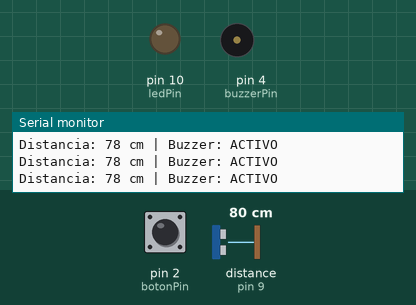
This sketch was run on a simulated Arduino Uno, built with avr-gcc and run on an emulated ATmega328P. Parts: output pins drawn as LEDs (lit = HIGH), buzzer (waves = sounding), the last lines printed to the serial monitor. Wiring (inferred from the names in the program): ultrasonic range finder: trigger pin 8; echo pin 9. The test bench sets the inputs (shaded band); at power-on: distance to the obstacle (sensor on pin 9) 80 cm, pin 2 (botonPin) HIGH. The echo pulse lasts 58.3 µs per cm; pins used as bus, display or sensor lines are not drawn.

Above: at 1.2 s.
1.3 s: distance to the obstacle (sensor on pin 9) set to 23 cm
2.8 s: distance to the obstacle (sensor on pin 9) set to 19 cm
At 4.0 s:
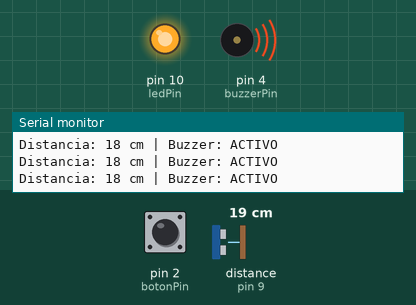
4.3 s: pin 2 (botonPin) pulled LOW for 0.15 s
At 5.4 s:
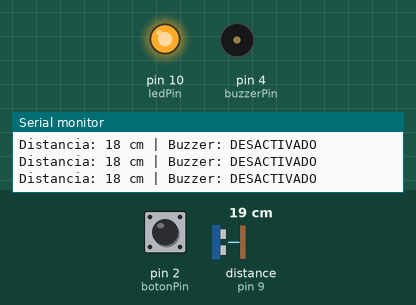
6.0 s: pin 2 (botonPin) pulled LOW for 1 s
At 6.7 s:
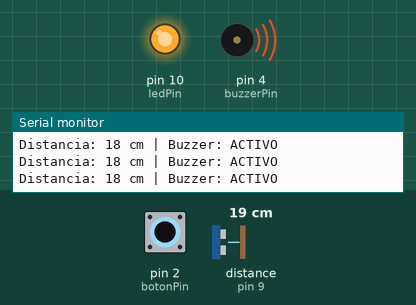
10.0 s: pin 2 (botonPin) pulled LOW for 3.2 s
At 11.2 s:
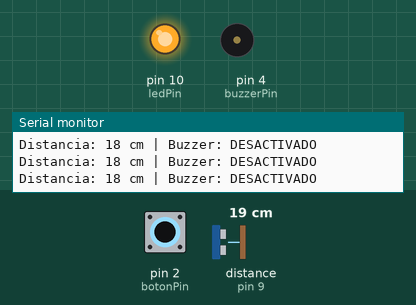
14.7 s: distance to the obstacle (sensor on pin 9) set to 35 cm
At 15.5 s:
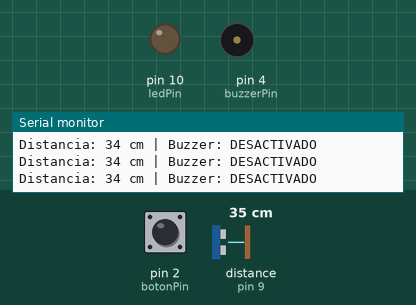
Timing chart, 0 to 17.2 s (numbered marks = the images above; inputs shaded):
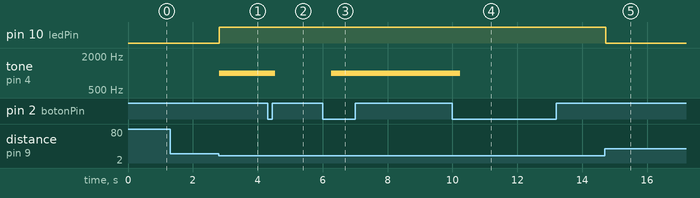

Measured:
- the behaviour switches between 21 and 20 cm on distance to the obstacle (sensor on pin 9) (found by bisection; images 0 and 1)
- after the input at 2.8 s, pin 10 (ledPin): LOW → HIGH at once; tone on pin 4 (buzzerPin): silent → 1000 Hz at once
- after the input at 4.3 s, tone on pin 4 (buzzerPin): 1000 Hz → silent after 0.24 s
- after the input at 6.0 s, tone on pin 4 (buzzerPin): silent → 1000 Hz after 0.27 s
- after the input at 10.0 s, tone on pin 4 (buzzerPin): 1000 Hz → silent after 0.24 s
- after the input at 14.7 s, pin 10 (ledPin): HIGH → LOW at once

The sketch:

alarma_proximidad.ino
```cpp
// ALARMA DE PROXIMIDAD CON ARDUINO //
// Sensor HC-SR04 + LED + Buzzer + Botón para desactivar buzzer

const int trigPin = 8;
const int echoPin = 9;
const int buzzerPin = 4;
const int ledPin = 10;
const int botonPin = 2; // Botón para apagar buzzer

long duracion;
int distancia;
bool buzzerActivo = true; // Estado del buzzer
bool estadoAnteriorBoton = HIGH;

void setup() {
  pinMode(trigPin, OUTPUT);
  pinMode(echoPin, INPUT);
  pinMode(buzzerPin, OUTPUT);
  pinMode(ledPin, OUTPUT);
  pinMode(botonPin, INPUT_PULLUP); // Botón conectado a GND de forma segura

  Serial.begin(9600);
}

void loop() {
  // Leer botón
  bool estadoBoton = digitalRead(botonPin);

  // Detectar pulsación del botón
  if (estadoAnteriorBoton == HIGH && estadoBoton == LOW) {
    buzzerActivo = !buzzerActivo; // Cambia entre activado y desactivado
    delay(200); // Antirrebote simple
  }
  estadoAnteriorBoton = estadoBoton;

  // Limpiar el pin TRIG
  digitalWrite(trigPin, LOW);
  delayMicroseconds(2);

  // Enviar pulso ultrasónico
  digitalWrite(trigPin, HIGH);
  delayMicroseconds(10);
  digitalWrite(trigPin, LOW);

  // Leer el tiempo del ECHO
  duracion = pulseIn(echoPin, HIGH, 30000);

  // Calcular distancia en centímetros
  distancia = duracion * 0.034 / 2;

  // Mostrar distancia y estado del buzzer en el Monitor Serie
  Serial.print("Distancia: ");
  Serial.print(distancia);
  Serial.print(" cm | Buzzer: ");
  if (buzzerActivo) {
    Serial.println("ACTIVO");
  } else {
    Serial.println("DESACTIVADO");
  }

  // Si algo se acerca a menos de 20 cm, activa la alarma
  if (distancia > 0 && distancia < 20) {
    digitalWrite(ledPin, HIGH); // El LED enciende para alumbrar
    if (buzzerActivo) {
      tone(buzzerPin, 1000); // Suena el buzzer
    } else {
      noTone(buzzerPin); // Se apaga si presionas el botón
    }
  } else {
    digitalWrite(ledPin, LOW); // Si no hay nada, el LED se apaga
    noTone(buzzerPin);         // El buzzer se apaga
  }

  delay(100);
}
```
